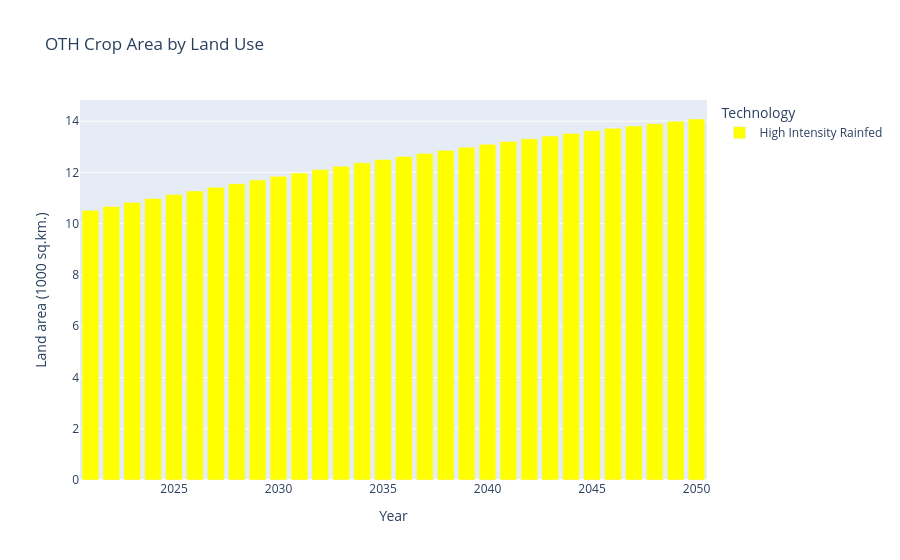

The cell this chart's notebook holds for it:
### Code cell
land_use = ['HI', 'HR', 'LI', 'LR']
for cp in crops:
        crops_agr_df = dfs['TotalAnnualTechnologyActivityByMode'][dfs['TotalAnnualTechnologyActivityByMode'].TECHNOLOGY.str.startswith('LNDAGR')].drop('REGION', axis=1)
        crops_agr_df['MODE_OF_OPERATION'] = crops_agr_df['MODE_OF_OPERATION'].astype(int)
        crops_agr_df['crop_combo'] = crops_agr_df['MODE_OF_OPERATION'].map(mode_crop_combo)
        crops_agr_df = crops_agr_df[(crops_agr_df.crop_combo.str.startswith(cp))]
        crops_agr_df['land_use'] = crops_agr_df['crop_combo'].str[3:5]
        crops_agr_df.drop(['MODE_OF_OPERATION','crop_combo'], axis=1, inplace=True)
        crops_agr_df = crops_agr_df.pivot_table(index='YEAR', 
                                              columns='land_use',
                                              values='VALUE', 
                                              aggfunc='sum').reset_index().fillna(0)
        crops_agr_df = crops_agr_df.reindex(sorted(crops_agr_df.columns), axis=1).set_index('YEAR').reset_index().rename(columns=det_col)
        if len(crops_agr_df.columns) > 1:
            df_plot(crops_agr_df,'Land area (1000 sq.km.)', ''+ cp + ' '+'Crop Area by Land Use')

### Figure 1 — Plotly figure (JSON) as saved in the notebook; plotly's stock layout.template omitted (floating-point values rounded to 4 significant figures)
{"data": [{"hovertemplate": "Technology=High Intensity Rainfed<br>Year=%{x}<br>Land area (1000 sq.km.)=%{y}<extra></extra>", "legendgroup": "High Intensity Rainfed", "marker": {"color": "yellow", "pattern": {"shape": ""}}, "name": "High Intensity Rainfed", "orientation": "v", "showlegend": true, "textposition": "auto", "type": "bar", "x": [2021, 2022, 2023, 2024, 2025, 2026, 2027, 2028, 2029, 2030, 2031, 2032, 2033, 2034, 2035, 2036, 2037, 2038, 2039, 2040, 2041, 2042, 2043, 2044, 2045, 2046, 2047, 2048, 2049, 2050], "xaxis": "x", "y": [10.52, 10.67, 10.83, 10.98, 11.13, 11.28, 11.42, 11.56, 11.7, 11.85, 11.98, 12.11, 12.24, 12.37, 12.5, 12.62, 12.74, 12.86, 12.98, 13.1, 13.2, 13.31, 13.42, 13.52, 13.63, 13.72, 13.81, 13.9, 13.99, 14.08], "yaxis": "y"}], "layout": {"barmode": "relative", "legend": {"title": {"text": "Technology"}, "tracegroupgap": 0}, "title": {"text": "OTH Crop Area by Land Use"}, "xaxis": {"anchor": "y", "domain": [0, 1], "title": {"text": "Year"}}, "yaxis": {"anchor": "x", "domain": [0, 1], "title": {"text": "Land area (1000 sq.km.)"}}}}
